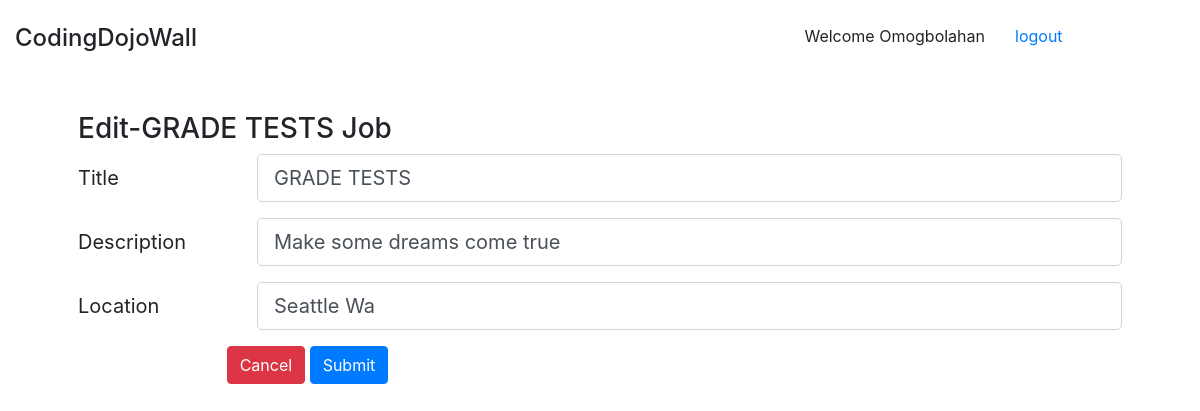
/editJob/15 (signed in), run on the app's committed database.
### Login_app/models.py (models this page shows)
class User(models.Model):
    First_name = models.CharField(max_length=55)
    Last_name =models.CharField(max_length=55)
    Email = models.CharField(max_length=255)
    Password = models.CharField(max_length= 60)
    created_at = models.DateTimeField(auto_now_add = True)
    updated_at = models.DateTimeField(auto_now= True)
    objects = UserManager()

### Job_app/models.py (models this page shows)
class Job(models.Model):
    Title = models.CharField(max_length= 255)
    Description = models.TextField()
    Location = models.CharField(max_length=255)
    Categories = models.TextField()
    created_at= models.DateTimeField(auto_now_add=True)
    updated_at =models.DateTimeField(auto_now=True)
    Posted_by = models.ForeignKey(User, related_name = 'jobs', on_delete= models.CASCADE)
    users_joined = models.ManyToManyField(User, related_name= 'jobs_joined')
    objects = JobManager()

### Job_app/views.py (the view)
# urls.py: path("editJob/<jobid>",views.displayedit),
def displayedit(request, jobid):
    job_edit = Job.objects.get(id = jobid)
    currentUser = User.objects.get(id=request.session['user_id'])
    context = {
        'thisUser' : currentUser,
        'jobtoedit' : job_edit
    }
    return render(request, 'edit_job.html', context)

### Job_app/templates/edit_job.html (shortened to what this page needs)
<!DOCTYPE html>
<html lang="en">
<head>
    <link rel="stylesheet" href="https://maxcdn.bootstrapcdn.com/bootstrap/4.0.0/css/bootstrap.min.css"
>
</head>
<body>
    <div class="container-fluid pt-4">
        <div class="row">
            <div class="col">
                <h4>CodingDojoWall</h4>
            </div>
            <div class="col-md-auto">
                <p>Welcome {{thisUser.First_name}}</p>
            </div>
            <div class="col col-lg-2">
                <a href="/logout">logout</a>
            </div>
        </div>
    </div>
    <div class="container p-5">
        <h3 >Edit-{{ jobtoedit.Title}} Job </h3>
        <form action="/job/edit/{{jobtoedit.id}}" method="POST">{% csrf_token%}
            <div class="form-group row">
                <label for="colFormLabelLg" class="col-sm-2 col-form-label col-form-label-lg">Title</label>
                <div class="col-sm-10">
                    <input name="title" value="{{jobtoedit.Title}}" type="text" class="form-control form-control-lg" id="colFormLabelLg"
                        placeholder="insert destination">
                </div>
            </div>
            <div class="form-group row">
                <label for="colFormLabelLg" class="col-sm-2 col-form-label col-form-label-lg">Description</label>
                <div class="col-sm-10">
                    <input name="desc" value="{{jobtoedit.Description}}" type="text" class="form-control form-control-lg" id="colFormLabelLg"
                        placeholder="">
                </div>
            </div>
            <div class="form-group row">
                <label for="colFormLabelLg" class="col-sm-2 col-form-label col-form-label-lg">Location</label>
                <div class="col-sm-10">
                    <input name="location" value="{{jobtoedit.Location}}" type="text" class="form-control form-control-lg" id="colFormLabelLg"
                        placeholder="">
                </div>
            </div>
            <div class="form-group row">
                <div class="col-sm-10">
                    <label for="colFormLabelLg" class="col-sm-2 col-form-label col-form-label-lg"></label>
                    <a class="btn btn-danger" href="/jobs">Cancel</a>
                    <button class="btn btn-primary" type="submit">Submit</button>
                </div>
            </div>
        </form>
    </div>
</body>
</html>

### data on the page
User: First_name "Omogbolahan"
Job: Title "GRADE TESTS", title "GRADE TESTS", desc "Make some dreams come true", location "Seattle Wa"
